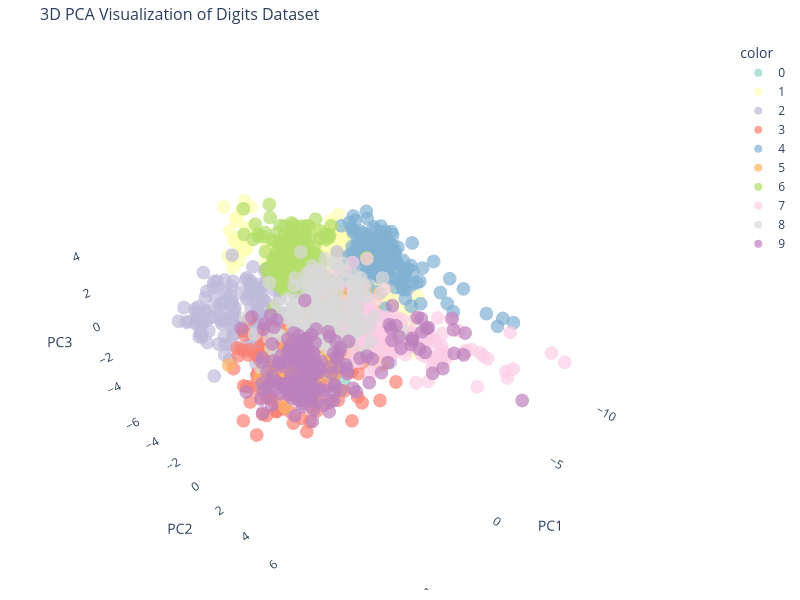

Here is the notebook cell this chart was saved with:
### Code cell
import plotly.express as px

fig = px.scatter_3d(x=pca_pixels[:,0], 
                    y=pca_pixels[:,1], 
                    z=pca_pixels[:,2], 
                    color=digits['number_label'].astype(str),
                    title='3D PCA Visualization of Digits Dataset',
                    labels={'PC1': 'First Principal Component', 
                            'PC2': 'Second Principal Component', 
                            'PC3': 'Third Principal Component'},
                    color_discrete_sequence=px.colors.qualitative.Set3,  # Better color palette
                    opacity=0.7,
                    size_max=10
                    )
# Improve layout
fig.update_layout(
    title_font_size=16,
    scene=dict(
        xaxis_title='PC1',
        yaxis_title='PC2',
        zaxis_title='PC3',
        bgcolor='rgba(0,0,0,0)',
        xaxis=dict(backgroundcolor='rgba(0,0,0,0)'),
        yaxis=dict(backgroundcolor='rgba(0,0,0,0)'),
        zaxis=dict(backgroundcolor='rgba(0,0,0,0)')
    ),
    width=800,
    height=600,
    margin=dict(r=20, b=10, l=10, t=40)
)

fig.show()

### Figure 1 — Plotly figure (JSON) as saved in the notebook; plotly's stock layout.template omitted (floating-point values rounded to 4 significant figures; data arrays with more than 128 entries replaced by an {"elided": "..."} marker saying what was removed)
{"data": [{"hovertemplate": "color=0<br>x=%{x}<br>y=%{y}<br>z=%{z}<extra></extra>", "legendgroup": "0", "marker": {"color": "rgb(141,211,199)", "opacity": 0.7, "symbol": "circle"}, "mode": "markers", "name": "0", "scene": "scene", "showlegend": true, "type": "scatter3d", "x": {"elided": "178 float values"}, "y": {"elided": "178 float values"}, "z": {"elided": "178 float values"}}, {"hovertemplate": "color=1<br>x=%{x}<br>y=%{y}<br>z=%{z}<extra></extra>", "legendgroup": "1", "marker": {"color": "rgb(255,255,179)", "opacity": 0.7, "symbol": "circle"}, "mode": "markers", "name": "1", "scene": "scene", "showlegend": true, "type": "scatter3d", "x": {"elided": "182 float values"}, "y": {"elided": "182 float values"}, "z": {"elided": "182 float values"}}, {"hovertemplate": "color=2<br>x=%{x}<br>y=%{y}<br>z=%{z}<extra></extra>", "legendgroup": "2", "marker": {"color": "rgb(190,186,218)", "opacity": 0.7, "symbol": "circle"}, "mode": "markers", "name": "2", "scene": "scene", "showlegend": true, "type": "scatter3d", "x": {"elided": "177 float values"}, "y": {"elided": "177 float values"}, "z": {"elided": "177 float values"}}, {"hovertemplate": "color=3<br>x=%{x}<br>y=%{y}<br>z=%{z}<extra></extra>", "legendgroup": "3", "marker": {"color": "rgb(251,128,114)", "opacity": 0.7, "symbol": "circle"}, "mode": "markers", "name": "3", "scene": "scene", "showlegend": true, "type": "scatter3d", "x": {"elided": "183 float values"}, "y": {"elided": "183 float values"}, "z": {"elided": "183 float values"}}, {"hovertemplate": "color=4<br>x=%{x}<br>y=%{y}<br>z=%{z}<extra></extra>", "legendgroup": "4", "marker": {"color": "rgb(128,177,211)", "opacity": 0.7, "symbol": "circle"}, "mode": "markers", "name": "4", "scene": "scene", "showlegend": true, "type": "scatter3d", "x": {"elided": "181 float values"}, "y": {"elided": "181 float values"}, "z": {"elided": "181 float values"}}, {"hovertemplate": "color=5<br>x=%{x}<br>y=%{y}<br>z=%{z}<extra></extra>", "legendgroup": "5", "marker": {"color": "rgb(253,180,98)", "opacity": 0.7, "symbol": "circle"}, "mode": "markers", "name": "5", "scene": "scene", "showlegend": true, "type": "scatter3d", "x": {"elided": "182 float values"}, "y": {"elided": "182 float values"}, "z": {"elided": "182 float values"}}, {"hovertemplate": "color=6<br>x=%{x}<br>y=%{y}<br>z=%{z}<extra></extra>", "legendgroup": "6", "marker": {"color": "rgb(179,222,105)", "opacity": 0.7, "symbol": "circle"}, "mode": "markers", "name": "6", "scene": "scene", "showlegend": true, "type": "scatter3d", "x": {"elided": "181 float values"}, "y": {"elided": "181 float values"}, "z": {"elided": "181 float values"}}, {"hovertemplate": "color=7<br>x=%{x}<br>y=%{y}<br>z=%{z}<extra></extra>", "legendgroup": "7", "marker": {"color": "rgb(252,205,229)", "opacity": 0.7, "symbol": "circle"}, "mode": "markers", "name": "7", "scene": "scene", "showlegend": true, "type": "scatter3d", "x": {"elided": "179 float values"}, "y": {"elided": "179 float values"}, "z": {"elided": "179 float values"}}, {"hovertemplate": "color=8<br>x=%{x}<br>y=%{y}<br>z=%{z}<extra></extra>", "legendgroup": "8", "marker": {"color": "rgb(217,217,217)", "opacity": 0.7, "symbol": "circle"}, "mode": "markers", "name": "8", "scene": "scene", "showlegend": true, "type": "scatter3d", "x": {"elided": "174 float values"}, "y": {"elided": "174 float values"}, "z": {"elided": "174 float values"}}, {"hovertemplate": "color=9<br>x=%{x}<br>y=%{y}<br>z=%{z}<extra></extra>", "legendgroup": "9", "marker": {"color": "rgb(188,128,189)", "opacity": 0.7, "symbol": "circle"}, "mode": "markers", "name": "9", "scene": "scene", "showlegend": true, "type": "scatter3d", "x": {"elided": "180 float values"}, "y": {"elided": "180 float values"}, "z": {"elided": "180 float values"}}], "layout": {"height": 600, "legend": {"title": {"text": "color"}, "tracegroupgap": 0}, "margin": {"b": 10, "l": 10, "r": 20, "t": 40}, "scene": {"bgcolor": "rgba(0,0,0,0)", "domain": {"x": [0, 1], "y": [0, 1]}, "xaxis": {"backgroundcolor": "rgba(0,0,0,0)", "title": {"text": "PC1"}}, "yaxis": {"backgroundcolor": "rgba(0,0,0,0)", "title": {"text": "PC2"}}, "zaxis": {"backgroundcolor": "rgba(0,0,0,0)", "title": {"text": "PC3"}}}, "title": {"font": {"size": 16}, "text": "3D PCA Visualization of Digits Dataset"}, "width": 800}}
